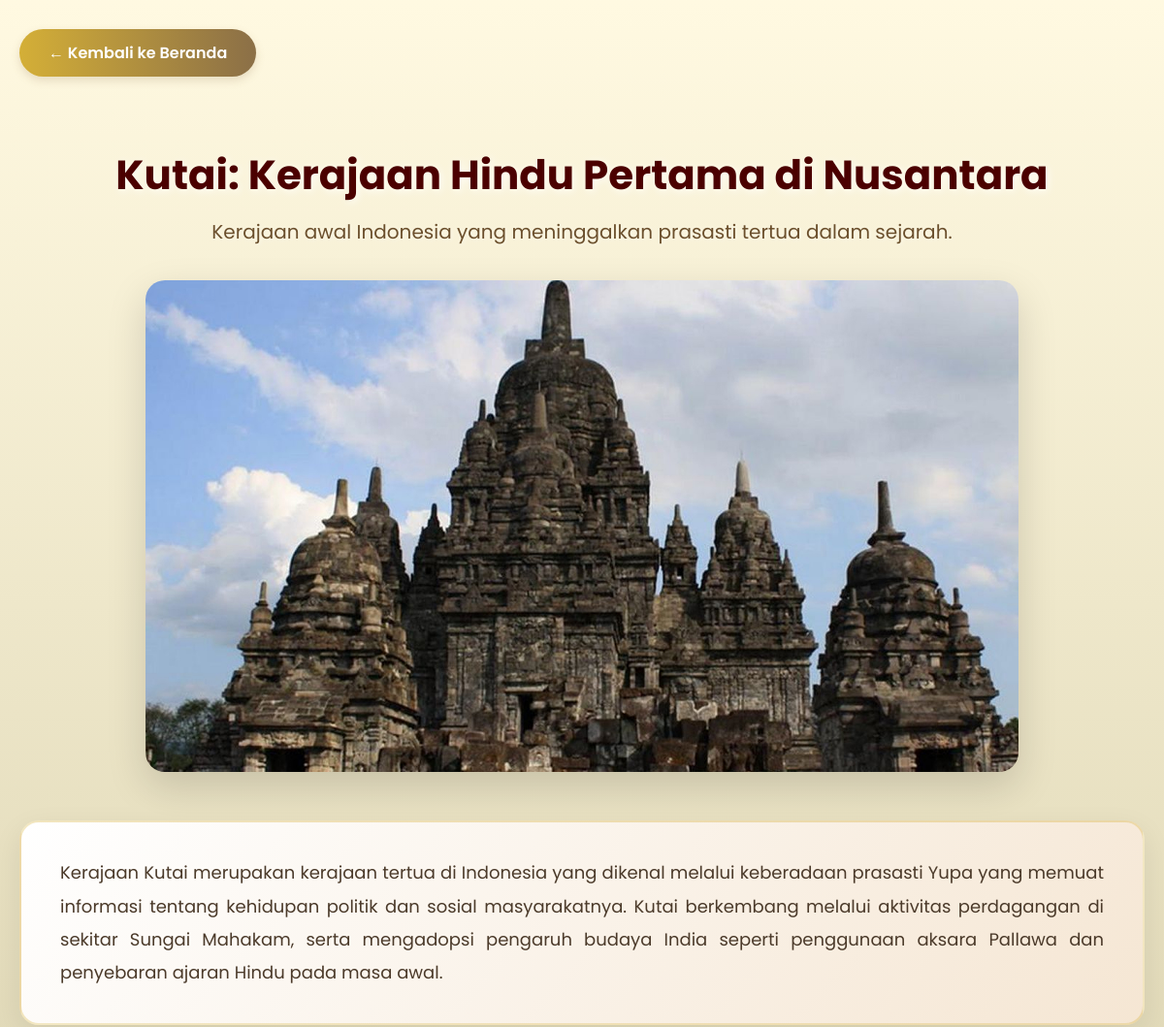
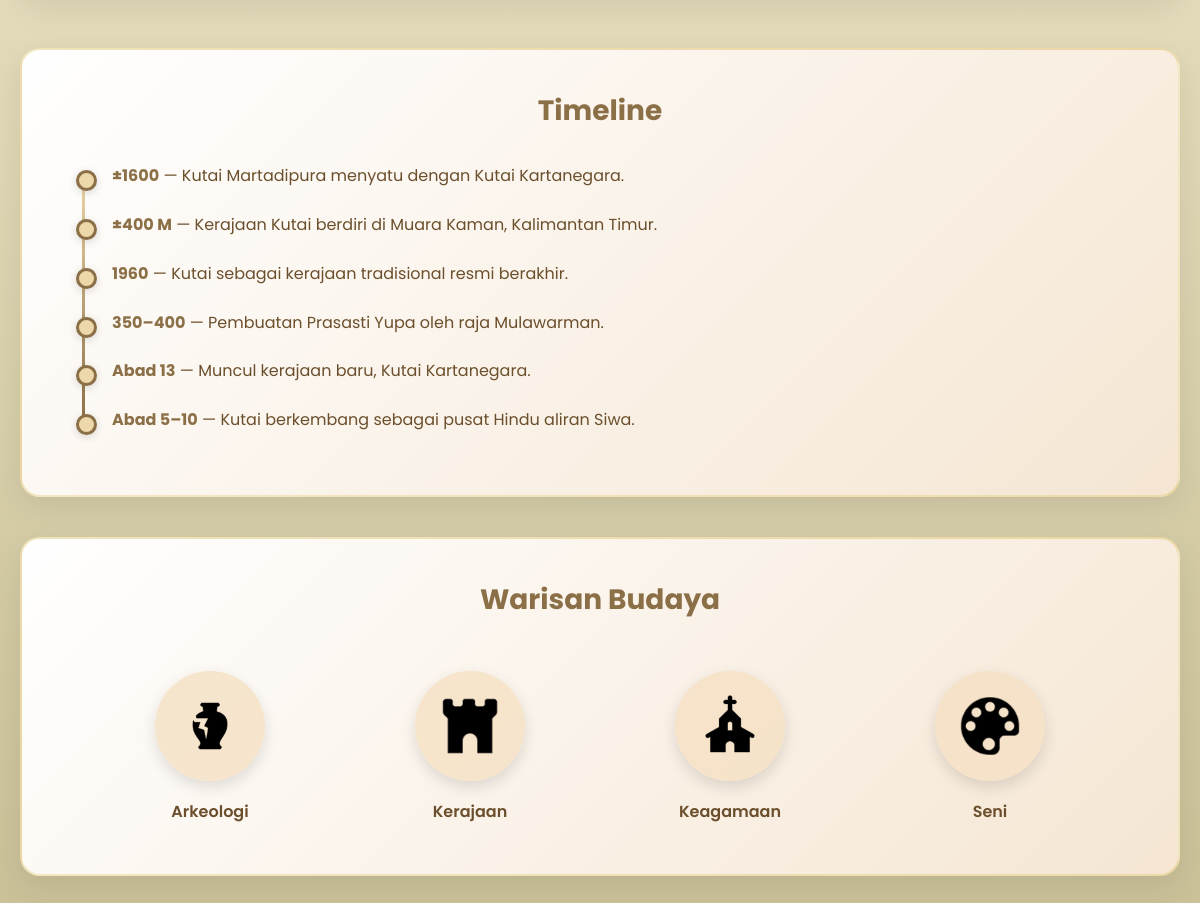
The page /index.php/kerajaan/detail/3 on the database its author committed (2 pictures, top to bottom).
### tables this page shows
CREATE TABLE `kingdoms` (
  `id` int(11) NOT NULL,
  `nama` varchar(255) DEFAULT NULL,
  `subjudul` text DEFAULT NULL,
  `gambar` varchar(255) DEFAULT NULL,
  `deskripsi` longtext DEFAULT NULL
);

CREATE TABLE `kingdom_timelines` (
  `id` int(11) NOT NULL,
  `kingdom_id` int(11) DEFAULT NULL,
  `tahun` varchar(50) DEFAULT NULL,
  `isi` text DEFAULT NULL
);

CREATE TABLE `kingdom_warisan` (
  `id` int(11) NOT NULL,
  `kingdom_id` int(11) DEFAULT NULL,
  `nama` varchar(100) DEFAULT NULL,
  `ikon` varchar(255) DEFAULT NULL
);

### application/controllers/Detail.php (called while the page is built, shortened)
<?php
class Detail extends CI_Controller {
    public function __construct() {
        $this->load->model('Detail_model');
    }
    public function detail($id)
    {
        $data['kingdom']  = $this->Detail_model->get_detail($id);
        $data['timeline'] = $this->Detail_model->get_timeline($id);
        $data['warisan']  = $this->Detail_model->get_warisan($id);
        $this->load->view('kerajaan/detail', $data);
    }
}

### index.php (called while the page is built, shortened)
<?php
require_once BASEPATH.'core/CodeIgniter.php';

### application/models/Detail_model.php (called while the page is built, shortened)
<?php
class Detail_model extends CI_Model {
    public function get_detail($id) {
        return $this->db->get_where('kingdoms', ['id' => $id])->row();
    }
    public function get_timeline($id) {
        $this->db->order_by('tahun', 'ASC');
        return $this->db->get_where('kingdom_timelines', ['kingdom_id' => $id])->result();
    }
    public function get_warisan($id) {
        return $this->db->get_where('kingdom_warisan', ['kingdom_id' => $id])->result();
    }
}

### application/views/kerajaan/detail.php (the view, shortened to what this page needs)
<!DOCTYPE html>
<html lang="en">
  <head>
    <link
      rel="stylesheet"
      href="<?= base_url('styles/detail.css') ?>"
    />
    <link rel="stylesheet" href="<?= base_url('styles/loader.css') ?>" />
  </head>
  <body>
    <div class="container">
      <a href="<?= site_url('landing_logged') ?>" class="btn-back">
        ← Kembali ke Beranda
      </a>
      <section class="hero-section">
        <div class="hero-content">
          <h1 class="title"><?= $kingdom->nama ?></h1>
          <p class="subtitle"><?= $kingdom->subjudul ?></p>
        </div>
        <div class="hero-image">
          <img src="<?= base_url('assets/detail/'.$kingdom->gambar) ?>" alt="<?= $kingdom->nama ?>" />
        </div>
      </section>
      <section class="main-content">
        <div class="description-box">
          <p class="description"><?= $kingdom->deskripsi ?></p>
        </div>
      <div class="box timeline">
        <h2>Timeline</h2>
        <ul class="timeline-list">
          <?php foreach($timeline as $t): ?>
          <li>
            <b><?= $t->tahun ?></b> —
            <?= $t->isi ?>
          </li>
          <?php endforeach; ?>
        </ul>
      </div>
      <div class="box warisan">
        <h2>Warisan Budaya</h2>
        <div class="warisan-grid">
          <?php foreach($warisan as $w): ?>
          <div class="warisan-item">
            <img src="<?= base_url('assets/warisan/'.$w->ikon) ?>" alt="<?= $w->nama ?>" />
            <h3><?= $w->nama ?></h3>
          </div>
          <?php endforeach; ?>
        </div>
      </div>
      </section>
    </div>
  </body>
</html>

### styles/detail.css (style rules this page uses)
* { margin: 0; padding: 0; box-sizing: border-box; font-family: "Poppins", sans-serif; }
body { background-image: url("../assets/rekomendasi_bg1.png"); background-size: cover; background-position: center; background-repeat: no-repeat; background-attachment: fixed; min-height: 100vh; position: relative; }
body::before { content: ""; position: fixed; top: 0; left: 0; right: 0; bottom: 0; background: linear-gradient( 180deg, rgba(255, 248, 220, 0.85), rgba(190, 179, 131, 0.85) ); z-index: -1; }
.container { width: 100%; max-width: 1200px; margin: auto; padding: 30px 20px 60px; }
.btn-back { display: inline-block; background: linear-gradient(90deg, #d4af37, #8b6f47); color: white; padding: 12px 30px; border-radius: 30px; text-decoration: none; font-weight: 600; margin-bottom: 30px; transition: all 0.3s ease; box-shadow: 0 4px 10px rgba(139, 111, 71, 0.2); }
.hero-section { margin-top: 40px; margin-bottom: 50px; }
.hero-content { text-align: center; margin-bottom: 35px; }
.title { font-size: 42px; font-weight: 700; color: #4b0000; margin-bottom: 12px; text-shadow: 2px 2px 8px rgba(255, 255, 255, 0.8); }
.subtitle { font-size: 20px; color: #6b4f2c; font-weight: 400; line-height: 1.5; text-shadow: 1px 1px 4px rgba(255, 255, 255, 0.6); }
.hero-image { position: relative; margin: 0 auto; max-width: 900px; border-radius: 20px; overflow: hidden; box-shadow: 0 15px 40px rgba(0, 0, 0, 0.15); transition: transform 0.3s ease; z-index: 2; }
.hero-image img { display: block; width: 100%; height: auto; }
.main-content { margin-top: 50px; }
.description-box { background: linear-gradient(135deg, #fff, #f5e6d3); border-radius: 20px; padding: 35px 40px; margin-bottom: 50px; border: 2px solid rgba(212, 175, 55, 0.3); box-shadow: 0 10px 30px rgba(0, 0, 0, 0.08); }
.description { font-size: 18px; line-height: 1.9; text-align: justify; color: #4b3a2a; margin: 0; }
.box { background: linear-gradient(135deg, #fff, #f5e6d3); border-radius: 20px; padding: 40px; margin-bottom: 40px; border: 2px solid rgba(212, 175, 55, 0.3); box-shadow: 0 10px 30px rgba(0, 0, 0, 0.08); transition: all 0.3s ease; }
.timeline h2 { text-align: center; color: #8b6f47; margin-bottom: 30px; font-size: 28px; font-weight: 700; }
.timeline-list { list-style-type: none; padding-left: 0; position: relative; }
.timeline-list::before { content: ""; position: absolute; left: 20px; top: 10px; bottom: 10px; width: 3px; background: linear-gradient(180deg, #edd8a9, #8b6f47); border-radius: 2px; }
.timeline-list li { font-size: 16px; line-height: 1.8; color: #6b4f2c; margin-bottom: 20px; padding-left: 50px; position: relative; }
.timeline-list li::before { content: ""; position: absolute; left: 14px; top: 8px; width: 15px; height: 15px; background: #edd8a9; border: 3px solid #8b6f47; border-radius: 50%; box-shadow: 0 2px 8px rgba(0, 0, 0, 0.15); }
.timeline-list li b { color: #8b6f47; font-weight: 700; }
.warisan h2 { text-align: center; color: #8b6f47; margin-bottom: 40px; font-size: 28px; font-weight: 700; }
.warisan-grid { display: flex; justify-content: center; flex-wrap: wrap; gap: 40px; padding: 10px 0; }
.warisan-item { display: flex; flex-direction: column; align-items: center; gap: 18px; width: 220px; transition: transform 0.3s ease; }
.warisan-grid img { width: 110px; height: 110px; object-fit: contain; background: rgba(246, 224, 196, 0.8); padding: 18px; border-radius: 50%; box-shadow: 0 6px 15px rgba(0, 0, 0, 0.12); transition: all 0.3s ease; }
.warisan-item h3 { font-size: 16px; color: #6b4f2c; text-align: center; margin: 0; font-weight: 600; }

### rows shown on the page
kingdoms: nama "Kutai: Kerajaan Hindu Pertama di Nusantara", subjudul "Kerajaan awal Indonesia yang meninggalkan prasasti tertua dalam sejarah.", gambar (picture), deskripsi "Kerajaan Kutai merupakan kerajaan tertua di Indonesia yang dikenal melalui keberadaan prasasti Yupa yang memuat informasi tentang kehidupan politik dan sosial masyarakatnya. Kutai berkembang melalui aktivitas perdagangan di sekitar Sungai Mahakam, serta mengadopsi pengaruh budaya India seperti penggunaan aksara Pallawa dan penyebaran ajaran Hindu pada masa awal."
kingdom_timelines: tahun "±1600", isi "Kutai Martadipura menyatu dengan Kutai Kartanegara."
kingdom_timelines: tahun "±400 M", isi "Kerajaan Kutai berdiri di Muara Kaman, Kalimantan Timur."
kingdom_timelines: tahun "1960", isi "Kutai sebagai kerajaan tradisional resmi berakhir."
kingdom_timelines: tahun "350–400", isi "Pembuatan Prasasti Yupa oleh raja Mulawarman."
kingdom_timelines: tahun "Abad 13", isi "Muncul kerajaan baru, Kutai Kartanegara."
kingdom_timelines: tahun "Abad 5–10", isi "Kutai berkembang sebagai pusat Hindu aliran Siwa."
kingdom_warisan: ikon (picture), nama "Arkeologi"
kingdom_warisan: ikon (picture), nama "Kerajaan"
kingdom_warisan: ikon (picture), nama "Keagamaan"
kingdom_warisan: ikon (picture), nama "Seni"
